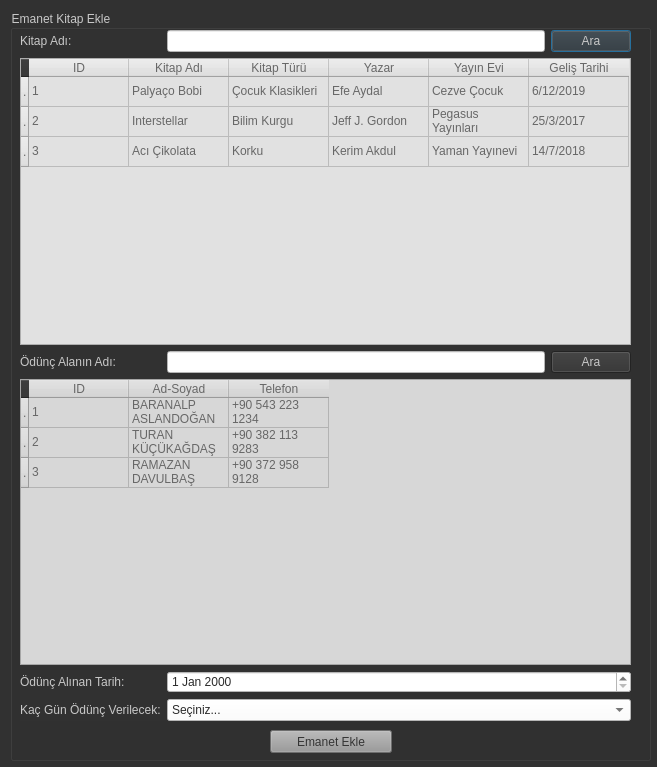
<?xml version="1.0" encoding="UTF-8"?>
<ui version="4.0">
 <class>depositAdd</class>
 <widget class="QDialog" name="depositAdd">
  <property name="geometry">
   <rect>
    <x>0</x>
    <y>0</y>
    <width>657</width>
    <height>767</height>
   </rect>
  </property>
  <property name="windowTitle">
   <string>Dialog</string>
  </property>
  <property name="styleSheet">
   <string notr="true">background-color: rgb(49, 49, 49);</string>
  </property>
  <widget class="QGroupBox" name="groupBox">
   <property name="geometry">
    <rect>
     <x>10</x>
     <y>10</y>
     <width>641</width>
     <height>751</height>
    </rect>
   </property>
   <property name="styleSheet">
    <string notr="true">
color: rgb(200, 200, 200);</string>
   </property>
   <property name="title">
    <string>Emanet Kitap Ekle</string>
   </property>
   <widget class="QWidget" name="gridLayoutWidget">
    <property name="geometry">
     <rect>
      <x>10</x>
      <y>20</y>
      <width>611</width>
      <height>691</height>
     </rect>
    </property>
    <layout class="QGridLayout" name="gridLayout_3">
     <item row="0" column="1">
      <widget class="QLineEdit" name="depositBookNameEdit">
       <property name="styleSheet">
        <string notr="true">background-color: rgb(255, 255, 255);
color: rgb(42, 42, 42);</string>
       </property>
      </widget>
     </item>
     <item row="0" column="0">
      <widget class="QLabel" name="label">
       <property name="text">
        <string>Kitap Adı:</string>
       </property>
      </widget>
     </item>
     <item row="2" column="0">
      <widget class="QLabel" name="label_2">
       <property name="text">
        <string>Ödünç Alanın Adı:</string>
       </property>
      </widget>
     </item>
     <item row="5" column="0">
      <widget class="QLabel" name="label_4">
       <property name="text">
        <string>Kaç Gün Ödünç Verilecek:</string>
       </property>
      </widget>
     </item>
     <item row="2" column="1">
      <widget class="QLineEdit" name="depositUserNameEdit">
       <property name="styleSheet">
        <string notr="true">background-color: rgb(255, 255, 255);
color: rgb(42, 42, 42);</string>
       </property>
      </widget>
     </item>
     <item row="4" column="0">
      <widget class="QLabel" name="label_3">
       <property name="text">
        <string>Ödünç Alınan Tarih:</string>
       </property>
      </widget>
     </item>
     <item row="0" column="2">
      <widget class="QPushButton" name="depositBookSearchButton">
       <property name="text">
        <string>Ara</string>
       </property>
      </widget>
     </item>
     <item row="1" column="0" colspan="3">
      <widget class="QTableWidget" name="depositBookTableWidget">
       <property name="styleSheet">
        <string notr="true">
background-color: rgb(225, 225, 225);
color: rgb(103, 103, 103);</string>
       </property>
       <property name="showGrid">
        <bool>true</bool>
       </property>
       <property name="gridStyle">
        <enum>Qt::SolidLine</enum>
       </property>
       <property name="columnCount">
        <number>6</number>
       </property>
       <attribute name="horizontalHeaderHighlightSections">
        <bool>true</bool>
       </attribute>
       <attribute name="horizontalHeaderShowSortIndicator" stdset="0">
        <bool>false</bool>
       </attribute>
       <row>
        <property name="text">
         <string>.</string>
        </property>
       </row>
       <row>
        <property name="text">
         <string>.</string>
        </property>
       </row>
       <row>
        <property name="text">
         <string>.</string>
        </property>
       </row>
       <column>
        <property name="text">
         <string>ID</string>
        </property>
       </column>
       <column>
        <property name="text">
         <string>Kitap Adı</string>
        </property>
       </column>
       <column>
        <property name="text">
         <string>Kitap Türü</string>
        </property>
       </column>
       <column>
        <property name="text">
         <string>Yazar</string>
        </property>
       </column>
       <column>
        <property name="text">
         <string>Yayın Evi</string>
        </property>
       </column>
       <column>
        <property name="text">
         <string>Geliş Tarihi</string>
        </property>
       </column>
       <item row="0" column="0">
        <property name="text">
         <string>1</string>
        </property>
       </item>
       <item row="0" column="1">
        <property name="text">
         <string>Palyaço Bobi</string>
        </property>
       </item>
       <item row="0" column="2">
        <property name="text">
         <string>Çocuk Klasikleri</string>
        </property>
       </item>
       <item row="0" column="3">
        <property name="text">
         <string>Efe Aydal</string>
        </property>
       </item>
       <item row="0" column="4">
        <property name="text">
         <string>Cezve Çocuk</string>
        </property>
       </item>
       <item row="0" column="5">
        <property name="text">
         <string>6/12/2019</string>
        </property>
       </item>
       <item row="1" column="0">
        <property name="text">
         <string>2</string>
        </property>
       </item>
       <item row="1" column="1">
        <property name="text">
         <string>Interstellar</string>
        </property>
       </item>
       <item row="1" column="2">
        <property name="text">
         <string>Bilim Kurgu</string>
        </property>
       </item>
       <item row="1" column="3">
        <property name="text">
         <string>Jeff J. Gordon</string>
        </property>
       </item>
       <item row="1" column="4">
        <property name="text">
         <string>Pegasus Yayınları</string>
        </property>
       </item>
       <item row="1" column="5">
        <property name="text">
         <string>25/3/2017</string>
        </property>
       </item>
       <item row="2" column="0">
        <property name="text">
         <string>3</string>
        </property>
       </item>
       <item row="2" column="1">
        <property name="text">
         <string>Acı Çikolata</string>
        </property>
       </item>
       <item row="2" column="2">
        <property name="text">
         <string>Korku</string>
        </property>
       </item>
       <item row="2" column="3">
        <property name="text">
         <string>Kerim Akdul</string>
        </property>
       </item>
       <item row="2" column="4">
        <property name="text">
         <string>Yaman Yayınevi</string>
        </property>
       </item>
       <item row="2" column="5">
        <property name="text">
         <string>14/7/2018</string>
        </property>
       </item>
      </widget>
     </item>
     <item row="3" column="0" colspan="3">
      <widget class="QTableWidget" name="userTableWidget">
       <property name="styleSheet">
        <string notr="true">
background-color: rgb(215, 215, 215);
color: rgb(103, 103, 103);</string>
       </property>
       <property name="showGrid">
        <bool>true</bool>
       </property>
       <property name="gridStyle">
        <enum>Qt::SolidLine</enum>
       </property>
       <property name="columnCount">
        <number>3</number>
       </property>
       <attribute name="horizontalHeaderHighlightSections">
        <bool>true</bool>
       </attribute>
       <attribute name="horizontalHeaderShowSortIndicator" stdset="0">
        <bool>false</bool>
       </attribute>
       <row>
        <property name="text">
         <string>.</string>
        </property>
       </row>
       <row>
        <property name="text">
         <string>.</string>
        </property>
       </row>
       <row>
        <property name="text">
         <string>.</string>
        </property>
       </row>
       <column>
        <property name="text">
         <string>ID</string>
        </property>
       </column>
       <column>
        <property name="text">
         <string>Ad-Soyad</string>
        </property>
       </column>
       <column>
        <property name="text">
         <string>Telefon</string>
        </property>
       </column>
       <item row="0" column="0">
        <property name="text">
         <string>1</string>
        </property>
       </item>
       <item row="0" column="1">
        <property name="text">
         <string>BARANALP ASLANDOĞAN</string>
        </property>
       </item>
       <item row="0" column="2">
        <property name="text">
         <string>+90 543 223 1234</string>
        </property>
       </item>
       <item row="1" column="0">
        <property name="text">
         <string>2</string>
        </property>
       </item>
       <item row="1" column="1">
        <property name="text">
         <string>TURAN KÜÇÜKAĞDAŞ</string>
        </property>
       </item>
       <item row="1" column="2">
        <property name="text">
         <string>+90 382 113 9283</string>
        </property>
       </item>
       <item row="2" column="0">
        <property name="text">
         <string>3</string>
        </property>
       </item>
       <item row="2" column="1">
        <property name="text">
         <string>RAMAZAN DAVULBAŞ</string>
        </property>
       </item>
       <item row="2" column="2">
        <property name="text">
         <string>+90 372 958 9128</string>
        </property>
       </item>
      </widget>
     </item>
     <item row="4" column="1" colspan="2">
      <widget class="QDateEdit" name="dateEdit">
       <property name="styleSheet">
        <string notr="true">background-color: rgb(255, 255, 255);
color: rgb(42, 42, 42);</string>
       </property>
      </widget>
     </item>
     <item row="5" column="1" colspan="2">
      <widget class="QComboBox" name="depositDatePickBox">
       <property name="styleSheet">
        <string notr="true">background-color: rgb(255, 255, 255);
color: rgb(42, 42, 42);</string>
       </property>
       <item>
        <property name="text">
         <string>Seçiniz...</string>
        </property>
       </item>
       <item>
        <property name="text">
         <string>15 Gün</string>
        </property>
       </item>
       <item>
        <property name="text">
         <string>30 Gün</string>
        </property>
       </item>
       <item>
        <property name="text">
         <string>60 Gün</string>
        </property>
       </item>
      </widget>
     </item>
     <item row="2" column="2">
      <widget class="QPushButton" name="depositUserSearchButton">
       <property name="text">
        <string>Ara</string>
       </property>
      </widget>
     </item>
    </layout>
   </widget>
   <widget class="QPushButton" name="depositAddButton">
    <property name="geometry">
     <rect>
      <x>260</x>
      <y>720</y>
      <width>122</width>
      <height>23</height>
     </rect>
    </property>
    <property name="styleSheet">
     <string notr="true">background-color: rgb(152, 152, 152);
color: rgb(53, 53, 53);</string>
    </property>
    <property name="text">
     <string>Emanet Ekle</string>
    </property>
   </widget>
  </widget>
 </widget>
 <resources/>
 <connections/>
</ui>
